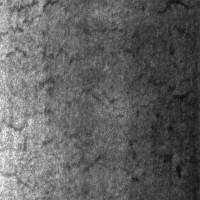
#> input picture data/NEU-DET/train/images/crazing/crazing_102.jpg, 200 x 200 px, found by its file name; its folder holds only this picture in this run; the run also reads 1 picture not shown here
$ jupyter execute --allow-errors cv-project-svm.ipynb
#> lines starting #> are read from the running program, lines starting #| are printed output that depends on the picture
# SVM Classification - Steel Surface Defect Detection

[cell 1]
import kagglehub

#> (the rest of this cell did not finish here and is left out)

## Import Libraries

[cell 2]
import os
import cv2
import numpy as np
import pandas as pd
import matplotlib.pyplot as plt
from tqdm import tqdm

from skimage.feature import local_binary_pattern
from sklearn.cluster import MiniBatchKMeans
from sklearn.preprocessing import StandardScaler

from sklearn.svm import SVC
from sklearn.metrics import accuracy_score, classification_report

import optuna
from sklearn.model_selection import cross_val_score
import joblib
import json
from datetime import datetime
import warnings
warnings.filterwarnings('ignore')

## Configuration & Parameters

[cell 3]
TRAIN_PATH="data/NEU-DET/train/images"
TEST_PATH = "data/NEU-DET/validation/images"
CHECKPOINT_DIR = "checkpoints"
MODEL_DIR = "models"

LBP_PARAMS = {
    "param1": {
        'radius': 1,
        'n_points': 8,
        'method': 'default'
    },
    'param2': {
        'radius': 1,
        'n_points': 8,
        'method': 'uniform'
    }
}

SIFT_PARAMS = {
    "param1": {
        'vocab_size': 100
    },
    'param2': {
        'vocab_size': 200
    }
}

class_names = sorted([f for f in os.listdir(TRAIN_PATH) if os.path.isdir(os.path.join(TRAIN_PATH, f))])

os.makedirs(CHECKPOINT_DIR, exist_ok=True)
os.makedirs(MODEL_DIR, exist_ok=True)

## Data Loading Functions

[cell 4]
def load_data(dataset_path):
    """Load dataset and return DataFrame"""
    data = []
    class_names = sorted([f for f in os.listdir(dataset_path) if os.path.isdir(os.path.join(dataset_path, f))])

    for label in class_names:
        class_path = os.path.join(dataset_path, label)
        image_files = [f for f in os.listdir(class_path) if f.endswith(('.jpg', '.png', '.bmp'))]

        for file_name in image_files:
            file_path = os.path.join(class_path, file_name)
            img = cv2.imread(file_path)
            data.append((file_path, label, img.shape))

    return pd.DataFrame(data, columns=['filepath', 'label', 'shape'])

[cell 5]
df_train = load_data(TRAIN_PATH)
#> in load_data, img is the input picture: shape (200, 200, 3); min 13, max 255, mean 97
#> pass 2 of the loop in load_data, `for label in class_names:`:
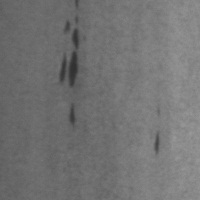
#> input picture data/NEU-DET/train/images/inclusion/inclusion_10.jpg, 200 x 200 px, found by its file name
#> in load_data, img is the input picture: shape (200, 200, 3); min 48, max 154, mean 115.2
#> df_train = table of 2 rows and 3 columns
df_train.info()
#| <class 'pandas.core.frame.DataFrame'>
#| RangeIndex: 2 entries, 0 to 1
#| Data columns (total 3 columns):
#|  #   Column    Non-Null Count  Dtype
#| ---  ------    --------------  -----
#|  0   filepath  2 non-null      object
#|  1   label     2 non-null      object
#|  2   shape     2 non-null      object
#| dtypes: object(3)
#| memory usage: 180.0+ bytes
df_train['label'].value_counts().sort_index()
df_train.head()
#> Out = table of 2 rows and 3 columns

[cell 6]
df_test = load_data(TEST_PATH)
#> pass 2 of the loop in load_data, `for label in class_names:`:
#> df_test = table of 2 rows and 3 columns
df_test.info()
#| <class 'pandas.core.frame.DataFrame'>
#| RangeIndex: 2 entries, 0 to 1
#| Data columns (total 3 columns):
#|  #   Column    Non-Null Count  Dtype
#| ---  ------    --------------  -----
#|  0   filepath  2 non-null      object
#|  1   label     2 non-null      object
#|  2   shape     2 non-null      object
#| dtypes: object(3)
#| memory usage: 180.0+ bytes
df_test['label'].value_counts().sort_index()
df_test.head()
#> Out = table of 2 rows and 3 columns

## Image Preprocessing

[cell 7]
clahe = cv2.createCLAHE(clipLimit=2.0, tileGridSize=(8, 8))

def preprocess_image(image):
    """Preprocess image: grayscale, resize, CLAHE"""
    image = cv2.imread(image)
    gray = cv2.cvtColor(image, cv2.COLOR_BGR2GRAY)
    gray = cv2.resize(gray, (200, 200), interpolation=cv2.INTER_AREA)
    gray = clahe.apply(gray)
    return gray

## LBP Feature Extraction

[cell 8]
def extract_lbp(image, radius=1, n_points=8, method='default'):
    """Extract LBP features with specified parameters"""
    gray = preprocess_image(image)
    lbp = local_binary_pattern(gray, n_points, radius, method=method)

    if method == 'uniform':
        n_bins = n_points + 3
    else:
        n_bins = 2 ** n_points

    hist, _ = np.histogram(lbp.ravel(), bins=n_bins, range=(0, n_bins))
    hist = hist.astype("float")
    hist /= (hist.sum() + 1e-6)

    return hist

## SIFT BoW Feature Extraction

[cell 9]
class SiftBowExtractor:
    """SIFT Bag-of-Words feature extractor"""
    def __init__(self, vocab_size=100):
        self.vocab_size = vocab_size
        self.kmeans = MiniBatchKMeans(n_clusters=self.vocab_size,
                                      batch_size=200,
                                      random_state=42,
                                      n_init=10)
        self.vocabulary = None

    def _get_sift_descriptors(self, image):
        sift = cv2.SIFT_create()
        gray = preprocess_image(image)
        _, descriptors = sift.detectAndCompute(gray, None)
        return descriptors

    def fit(self, image_paths):
        """Build vocabulary from training images"""
        all_descriptors = []

        for img_path in tqdm(image_paths, desc="Building SIFT vocabulary"):
            descriptors = self._get_sift_descriptors(img_path)
            if descriptors is not None:
                all_descriptors.append(descriptors)

        all_descriptors = np.vstack(all_descriptors)
        self.kmeans.fit(all_descriptors)
        self.vocabulary = self.kmeans.cluster_centers_

    def transform(self, image_paths):
        """Transform images to BoW histograms"""
        final_features = []

        for img_path in tqdm(image_paths, desc="Extracting SIFT features"):
            descriptors = self._get_sift_descriptors(img_path)
            hist = np.zeros(self.vocab_size, dtype=float)

            if descriptors is not None:
                visual_words = self.kmeans.predict(descriptors)
                hist, _ = np.histogram(visual_words, bins=np.arange(self.vocab_size + 1))
                hist = hist.astype(float)
                hist /= (hist.sum() + 1e-6)

            final_features.append(hist)

        return np.array(final_features)

## Prepare Train/Test Data

[cell 10]
X_train_paths = df_train['filepath'].tolist()
y_train = df_train['label'].tolist()
#> y_train = ['crazing', 'inclusion']

X_test_paths = df_test['filepath'].tolist()
y_test = df_test['label'].tolist()
#> y_test = ['crazing', 'inclusion']

## Extract LBP Features

[cell 11]
lbp_train = {}
lbp_test = {}

for param_name, params in LBP_PARAMS.items():
    X_train_lbp = np.array([extract_lbp(p, **params) for p in tqdm(X_train_paths, desc=f"LBP {param_name} train")])
#> in preprocess_image, `gray = clahe.apply(gray)`:
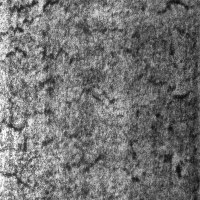
#> gray: shape (200, 200); min 12, max 255, mean 114.5
#> in extract_lbp, `lbp = local_binary_pattern(gray, n_points, radius, method=method)`:
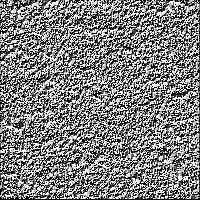
#> lbp: shape (200, 200) float64; min 0, max 255, mean 128.4
#> in extract_lbp, `hist, _ = np.histogram(lbp.ravel(), bins=n_bins, range=(0, n_bins))`: hist = 256 values, max 4371 at index 255, min 1 at index 75, mean 156.2
#> in extract_lbp, `hist /= (hist.sum() + 1e-6)`: hist = 256 values, max 0.109 at index 255, min 2.5e-05 at index 75, mean 0.00391
#> call 2 of extract_lbp, with radius = 1, n_points = 8, method = 'default'
#> in preprocess_image (call 2), `gray = cv2.cvtColor(image, cv2.COLOR_BGR2GRAY)`:
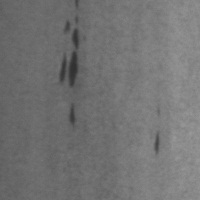
#> gray: shape (200, 200); min 48, max 154, mean 115.2
#> in preprocess_image (call 2), `gray = clahe.apply(gray)`:
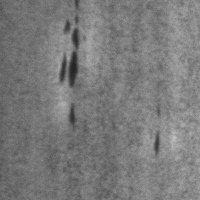
#> gray: shape (200, 200); min 35, max 192, mean 122.6
#> in extract_lbp (call 2), `lbp = local_binary_pattern(gray, n_points, radius, method=method)`:
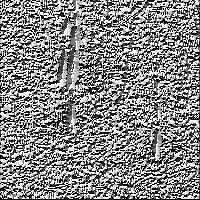
#> lbp: shape (200, 200) float64; min 0, max 255, mean 134
#> in extract_lbp (call 2), `hist, _ = np.histogram(lbp.ravel(), bins=n_bins, range=(0, n_bins))`: hist = 256 values, max 3716 at index 255, min 0 at index 34, mean 156.2
#> in extract_lbp (call 2), `hist /= (hist.sum() + 1e-6)`: hist = 256 values, max 0.0929 at index 255, min 0 at index 34, mean 0.00391
    X_test_lbp = np.array([extract_lbp(p, **params) for p in tqdm(X_test_paths, desc=f"LBP {param_name} test")])

    lbp_train[param_name] = {'features': X_train_lbp, 'params': params}
    lbp_test[param_name] = {'features': X_test_lbp, 'params': params}
#> pass 2 of the loop `for param_name, params in LBP_PARAMS.items():`:
#> in extract_lbp (call 5), `lbp = local_binary_pattern(gray, n_points, radius, method=method)`:
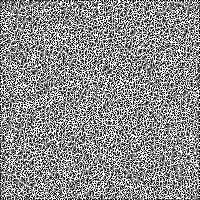
#> lbp: shape (200, 200) float64; min 0, max 9, mean 4.96; drawn with min black and max white
#> in extract_lbp (call 5), `hist, _ = np.histogram(lbp.ravel(), bins=n_bins, range=(0, n_bins))`: hist = [4137, 3886, 2964, 3320, 3387, 3482, 3189, 3933, 4371, 7331, 0]
#> in extract_lbp (call 5), `hist /= (hist.sum() + 1e-6)`: hist = [0.103, 0.0971, 0.0741, 0.083, 0.0847, 0.087, 0.0797, 0.0983, 0.109, 0.183, 0]
#> in extract_lbp (call 6), `lbp = local_binary_pattern(gray, n_points, radius, method=method)`:
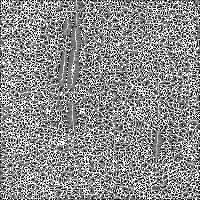
#> lbp: shape (200, 200) float64; min 0, max 9, mean 4.96; drawn with min black and max white
#> in extract_lbp (call 6), `hist, _ = np.histogram(lbp.ravel(), bins=n_bins, range=(0, n_bins))`: hist = [2002, 3401, 2550, 4590, 5251, 5456, 4150, 3341, 3716, 5543, 0]
#> in extract_lbp (call 6), `hist /= (hist.sum() + 1e-6)`: hist = [0.05, 0.085, 0.0637, 0.115, 0.131, 0.136, 0.104, 0.0835, 0.0929, 0.139, 0]

## Extract SIFT Features

[cell 12]
sift_train = {}
sift_test = {}

for param_name, params in SIFT_PARAMS.items():
    extractor = SiftBowExtractor(**params)

    print(f"\nProcessing SIFT {param_name}...")
    extractor.fit(X_train_paths)

    X_train_sift = extractor.transform(X_train_paths)
#> in transform, `visual_words = self.kmeans.predict(descriptors)`: visual_words = 783 values, max 99 at index 748, min 0 at index 409, mean 43.8
#> in transform, `hist, _ = np.histogram(visual_words, bins=np.arange(self.vocab_size + ..`: hist = 100 values, max 27 at index 29, min 0 at index 9, mean 7.83
#> in transform, `hist /= (hist.sum() + 1e-6)`: hist = 100 values, max 0.0345 at index 29, min 0 at index 9, mean 0.01
    X_test_sift = extractor.transform(X_test_paths)

    sift_train[param_name] = {'features': X_train_sift, 'params': params, 'extractor': extractor}
    sift_test[param_name] = {'features': X_test_sift, 'params': params}

    extractor_path = f"{MODEL_DIR}/sift_extractor_svm_{param_name}.pkl"
    joblib.dump(extractor, extractor_path)
#> pass 2 of the loop `for param_name, params in SIFT_PARAMS.items():`:
#> pass 2 of the loop in scale_features, `for param_name in train_dict.keys():`:

## Feature Scaling

[cell 13]
def scale_features(train_dict, test_dict):
    """Scale features for all parameter sets"""
    scaled = {}

    for param_name in train_dict.keys():
        scaler = StandardScaler()
        X_train_scaled = scaler.fit_transform(train_dict[param_name]['features'])
        X_test_scaled = scaler.transform(test_dict[param_name]['features'])

        scaled[param_name] = {
            'train': X_train_scaled,
            'test': X_test_scaled,
            'scaler': scaler
        }

    return scaled

lbp_scaled = scale_features(lbp_train, lbp_test)
#> lbp_scaled = 2 items
#> pass 2 of the loop in scale_features, `for param_name in train_dict.keys():`:
sift_scaled = scale_features(sift_train, sift_test)

## Optuna Optimization Setup

[cell 14]
def objective_svm(trial, X_train, y_train):
    """Optuna objective function for SVM optimization"""
    kernel = trial.suggest_categorical('kernel', ['rbf', 'linear', 'poly'])
    C = trial.suggest_float('C', 0.1, 1000, log=True)

    if kernel == 'rbf':
        gamma = trial.suggest_categorical('gamma', ['scale', 'auto'])
        model = SVC(kernel=kernel, C=C, gamma=gamma, probability=True, random_state=42)
    elif kernel == 'poly':
        degree = trial.suggest_int('degree', 2, 5)
        gamma = trial.suggest_categorical('gamma', ['scale', 'auto'])
        model = SVC(kernel=kernel, C=C, gamma=gamma, degree=degree, probability=True, random_state=42)
    else:
        model = SVC(kernel=kernel, C=C, probability=True, random_state=42)

    cv_scores = cross_val_score(model, X_train, y_train, cv=3, scoring='accuracy', n_jobs=-1)
    return cv_scores.mean()

def build_feature_sets():
    """Build all feature sets for optimization"""
    feature_sets = {}

    for param_name in LBP_PARAMS.keys():
        feat_name = f"LBP_{param_name}"
        feature_sets[feat_name] = (
            lbp_scaled[param_name]['train'],
            lbp_scaled[param_name]['test'],
            lbp_train[param_name]['params']
        )

    for param_name in SIFT_PARAMS.keys():
        feat_name = f"SIFT_{param_name}"
        feature_sets[feat_name] = (
            sift_scaled[param_name]['train'],
            sift_scaled[param_name]['test'],
            sift_train[param_name]['params']
        )

    return feature_sets

feature_sets = build_feature_sets()

## Train & Save Models

[cell 15]
def train_and_save_model(feat_name, X_train, X_test, y_train, y_test, feat_params):
    """Train model with Optuna and save artifacts"""
    print(f"\n🔄 {feat_name} | Shape: {X_train.shape}")

    study = optuna.create_study(
        direction='maximize',
        study_name=f'SVM_{feat_name}',
        sampler=optuna.samplers.TPESampler(seed=42)
    )

    study.optimize(
        lambda trial: objective_svm(trial, X_train, y_train),
        n_trials=100,
        show_progress_bar=True
    )

    best_model = SVC(**study.best_params, probability=True, random_state=42)
    best_model.fit(X_train, y_train)

    y_pred = best_model.predict(X_test)
    test_accuracy = accuracy_score(y_test, y_pred)

    print(f"✓ {feat_name}: CV={study.best_value:.4f} | Test={test_accuracy:.4f}")

    joblib.dump(study, f"{CHECKPOINT_DIR}/study_svm_{feat_name}.pkl")
    joblib.dump(best_model, f"{MODEL_DIR}/best_svm_{feat_name}.pkl")

    if feat_name.startswith("LBP"):
        param_name = feat_name.replace("LBP_", "")
        scaler = lbp_scaled[param_name]['scaler']
    else:
        param_name = feat_name.replace("SIFT_", "")
        scaler = sift_scaled[param_name]['scaler']

    joblib.dump(scaler, f"{MODEL_DIR}/scaler_svm_{feat_name}.pkl")

    metadata = {
        'feature_set': feat_name,
        'feature_params': feat_params,
        'model_type': 'SVM',
        'best_params': study.best_params,
        'cv_accuracy': float(study.best_value),
        'test_accuracy': float(test_accuracy),
        'n_trials': len(study.trials),
        'train_shape': X_train.shape,
        'timestamp': datetime.now().strftime('%Y-%m-%d %H:%M:%S')
    }

    with open(f"{MODEL_DIR}/metadata_svm_{feat_name}.json", 'w') as f:
        json.dump(metadata, f, indent=2)

    return {
        'study': study,
        'model': best_model,
        'cv_accuracy': study.best_value,
        'test_accuracy': test_accuracy,
        'best_params': study.best_params,
        'feature_params': feat_params
    }

optuna_results = {}
#> (the rest of this cell did not finish here and is left out)

## Classification Reports - All Models

[cell 16]
for feat_name, result in optuna_results.items():
    model = result['model']

    if feat_name.startswith("LBP"):
        param_name = feat_name.replace("LBP_", "")
        X_test_feat = lbp_scaled[param_name]['test']
    else:
        param_name = feat_name.replace("SIFT_", "")
        X_test_feat = sift_scaled[param_name]['test']

    y_pred = model.predict(X_test_feat)

    print(f"Feature Set: {feat_name}")
    print(f"Feature Params: {result['feature_params']}")
    print(f"Best Model Params: {result['best_params']}")
    print(f"CV Accuracy: {result['cv_accuracy']:.4f} | Test Accuracy: {result['test_accuracy']:.4f}")
    print(classification_report(y_test, y_pred, target_names=class_names))
